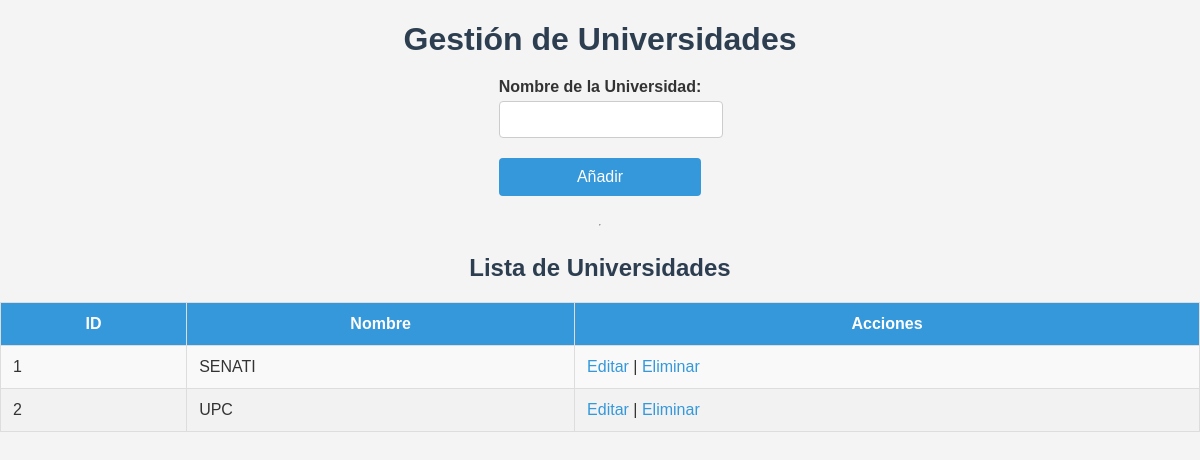
The app's page /universidades.php with its own data.
### tables this page shows
CREATE TABLE `universidades` (
  `id` int(11) NOT NULL,
  `nombre` varchar(255) NOT NULL
);

### universidades.php (the view, shortened to what this page needs)
<!DOCTYPE html>
<html lang="en">
<head>
    <link rel="stylesheet" href="styles.css">
</head>
<body>
    <h1>Gestión de Universidades</h1>
    <form id="form-universidad" method="post" action="guardar_universidad.php">
        <label for="nombre">Nombre de la Universidad:</label>
        <input type="text" id="nombre" name="nombre" required>
        <button type="submit">Añadir</button>
    </form>
    <hr>
    <h2>Lista de Universidades</h2>
    <table>
        <thead>
            <tr>
                <th>ID</th>
                <th>Nombre</th>
                <th>Acciones</th>
            </tr>
        </thead>
        <tbody>
            <?php
                include 'conexion.php';
                $query = "SELECT * FROM universidades";
                $result = $conn->query($query);
                while($row = $result->fetch_assoc()) {
                    echo "<tr>";
                    echo "<td>" . $row['id'] . "</td>";
                    echo "<td>" . $row['nombre'] . "</td>";
                    echo "<td>
                            <a href='editar_universidad.php?id=" . $row['id'] . "'>Editar</a> |
                            <a href='eliminar_universidad.php?id=" . $row['id'] . "'>Eliminar</a>
                          </td>";
                    echo "</tr>";
                }
            ?>
        </tbody>
    </table>
</body>
</html>

### styles.css (style rules this page uses)
body { font-family: Arial, sans-serif; background-color: #f4f4f4; color: #333; margin: 0; padding: 0; display: flex; flex-direction: column; align-items: center; }
h1, h2 { color: #2c3e50; margin-bottom: 20px; }
table { width: 100%; border-collapse: collapse; margin-bottom: 20px; }
table, th, td { border: 1px solid #ddd; padding: 12px; }
th { background-color: #3498db; color: #fff; }
td { background-color: #f9f9f9; }
tr:nth-child(even) td { background-color: #f2f2f2; }
form { margin-bottom: 20px; display: flex; flex-direction: column; }
label { margin-bottom: 5px; font-weight: bold; }
input[type="text"], input[type="date"], input[type="file"], select { width: 100%; padding: 10px; margin-bottom: 20px; border: 1px solid #ccc; border-radius: 4px; }
button { padding: 10px 20px; background-color: #3498db; color: white; border: none; border-radius: 4px; cursor: pointer; font-size: 16px; }
a { color: #3498db; text-decoration: none; }

### records on screen
universidades: id "1", nombre "SENATI"
universidades: id "2", nombre "UPC"
